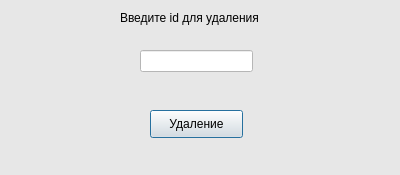
<?xml version="1.0" encoding="UTF-8"?>
<ui version="4.0">
 <class>Dialog</class>
 <widget class="QDialog" name="Dialog">
  <property name="geometry">
   <rect>
    <x>0</x>
    <y>0</y>
    <width>400</width>
    <height>175</height>
   </rect>
  </property>
  <property name="windowTitle">
   <string>Удаление</string>
  </property>
  <property name="styleSheet">
   <string notr="true">background-color: rgb(231, 231, 231);</string>
  </property>
  <widget class="QLabel" name="label">
   <property name="geometry">
    <rect>
     <x>120</x>
     <y>10</y>
     <width>151</width>
     <height>16</height>
    </rect>
   </property>
   <property name="text">
    <string>Введите id для удаления</string>
   </property>
  </widget>
  <widget class="QLineEdit" name="line_del_stocks">
   <property name="geometry">
    <rect>
     <x>140</x>
     <y>50</y>
     <width>113</width>
     <height>22</height>
    </rect>
   </property>
   <property name="styleSheet">
    <string notr="true">background-color: rgb(255, 255, 255);</string>
   </property>
  </widget>
  <widget class="QPushButton" name="btn_del_stocks">
   <property name="geometry">
    <rect>
     <x>150</x>
     <y>110</y>
     <width>93</width>
     <height>28</height>
    </rect>
   </property>
   <property name="text">
    <string>Удаление</string>
   </property>
  </widget>
 </widget>
 <resources/>
 <connections/>
</ui>
